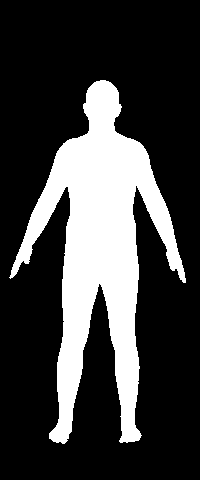
#> input picture image_gradient/male_0000.png, 200 x 480 px
$ python image_gradient.py   (older library calls are emulated)
#> lines starting #> are read from the running program, lines starting #| are printed output that depends on the picture; after the words box and inside, x2 and y2 are one past the last pixel; in counts of white or black regions, pixels touching at a corner belong together
import numpy as np
import cv2
import imageio
import matplotlib.pyplot as plt

import numpy as np
import matplotlib.pyplot as plt

from scipy.ndimage.filters import maximum_filter
import random

def sobel(img):
	'''
	sobel kernel
	   gx =[ +1 0 -1     gy =[ +1 +2 +1
	   	     +2 0 -2            0  0  0
		     +1 0 -1 ]         -1 -2 -1 ]

	GX = gx * A,   GY = gy * A,  * is convolution operation
	G = square(GX^2 + GY^2)

	'''

	# reverse , using dot product instead of convolution
	Gx = np.array([[-1, 0, 1],
		  		   [-2, 0, 2],
		  		   [-1, 0, 1]])
	Gy = np.array([[-1, -2, -1],
		  		   [ 0,  0,  0],
		  		   [ 1,  2,  1]])

	rows = img.shape[0]
	cols = img.shape[1]
	mag = np.zeros((rows, cols), dtype=np.float32)

	for i in range(rows-2):
		for j in range(cols-2):
			S1 = np.sum(Gx*img[i:i+3, j:j+3])
			S2 = np.sum(Gy*img[i:i+3, j:j+3])

			mag[i+1, j+1] = np.sqrt(S1**2 + S2**2)

	return mag

def sobel_fromCV(img):
	'''
	using the Sobel function provided by OpenCV
	'''
	sobelx = cv2.Sobel(img,cv2.CV_64F,1,0,ksize=3)
	sobely = cv2.Sobel(img,cv2.CV_64F,0,1,ksize=3)
	mag = np.sqrt(sobelx**2 + sobely**2)

	return mag, sobelx, sobely

def getEdgePts(img):
	'''
	obtain the points on the edge,
	background = 0, edge points > 0
	'''

	# max pooling, because the sobel filters generates a complex edges
	# like    . . .                                     0 0 0
	#         . . .  -> the edge , after max pooling -> 0 1 0
	#         . . .                                     0 0 0
	# remove some redundent points
	# img = img*(img == maximum_filter(img,footprint=np.ones((5,5))))
	img = img*(img == maximum_filter(img,size=(3,3)))

	H, W = img.shape

	pts = []
	for jj in range(H):
		for ii in range(W):
			if img[jj, ii] > 0:
				pts.append([ii, jj])
	pts = np.array(pts)
	return pts

def TSP(pts):
	'''
	 travelling salesman problem:
		 Given a list of cities and the distances between each pair of cities,
		 what is the shortest possible route
		 that visits each city and returns to the origin city?
	'''

	orderedPts = []

	xmax = 224-1
	ymax = 480-1

	# pts = list(pts)
	minPtY = min(pts[:, 1])
	idx = np.where(pts[:,1] == minPtY)
	startIdx = idx[0][0]

	startPts = [pts[startIdx, 0], pts[startIdx, 1]]

	orderedPts.append(startPts)

	pts = pts.tolist() # N*2 , pts[i] = [x, y]
	pts.pop(startIdx)

	# fig = plt.figure()
	# plt.plot(startPts[0], startPts[1], 'k.')

	num_loops = len(pts) - 1

	for _ in range(num_loops):

		min_dist = 1e4
		next_pts = []
		next_idx = 0
		for pIdx in range(len(pts)):
			pp = pts[pIdx]
			dist = np.sqrt((startPts[0] - pp[0])**2 + (startPts[1] - pp[1])**2)
			if dist < min_dist:
				min_dist = dist
				next_pts = pp
				next_idx = pIdx

		# [5 lines of commented-out code are left out]

		orderedPts.append(next_pts)
		pts.pop(next_idx)
		startPts = next_pts

	if len(pts) == 1:
		orderedPts.append(pts[0])

	# plt.show()

	orderedPts = np.array(orderedPts)
	return orderedPts

if __name__ == '__main__':

	I = imageio.imread('male_0000.png')
#> I: shape (480, 200); 24.5% white; 1 white region, box (x1, y1, x2, y2) and area: (9, 80, 186, 444) 23494

	# I_gradient = sobel(I)
	I_gradient02, sobelx, sobely = sobel_fromCV(I)
#> in sobel_fromCV, `sobelx = cv2.Sobel(img,cv2.CV_64F,1,0,ksize=3)`:
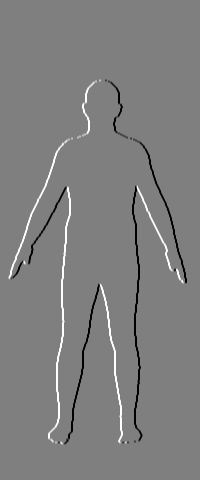
#> sobelx: shape (480, 200) float64; min -1020, max 1020, mean 0; drawn with min black and max white
#> in sobel_fromCV, `sobely = cv2.Sobel(img,cv2.CV_64F,0,1,ksize=3)`:
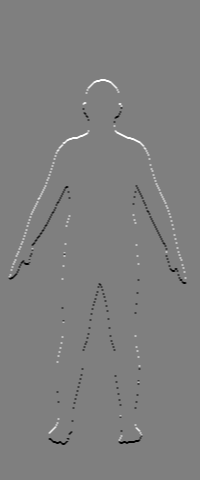
#> sobely: shape (480, 200) float64; min -1020, max 1020, mean 0; drawn with min black and max white
#> in sobel_fromCV, `mag = np.sqrt(sobelx**2 + sobely**2)`:
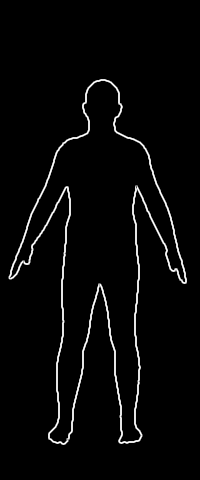
#> mag: shape (480, 200) float64; min 0, max 1140.4, mean 34.5; drawn with min black and max white

	# get the edge points from gradient
	pts = getEdgePts(I_gradient02)
#> in getEdgePts, `img = img*(img == maximum_filter(img,size=(3,3)))`:
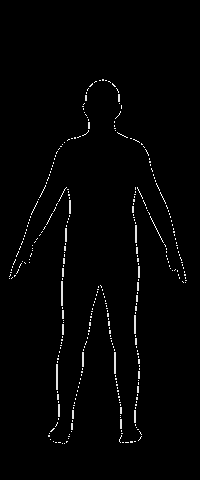
#> img: shape (480, 200) float64; min 0, max 1140.4, mean 17.5; drawn with min black and max white
#> pts = 1568 pairs, first value 9 to 186, second value 79 to 443
	print(len(pts))
#| 1568

	# Order the pts
	op = TSP(pts)
#> in TSP, `minPtY = min(pts[:, 1])`: minPtY = 79
#> in TSP, `idx = np.where(pts[:,1] == minPtY)`: idx = ([0, 1],)
#> in TSP, `startIdx = idx[0][0]`: startIdx = 0
#> in TSP, `startPts = [pts[startIdx, 0], pts[startIdx, 1]]`: startPts = [102, 79]
#> in TSP, `num_loops = len(pts) - 1`: num_loops = 1566
#> after the loop in TSP, `for _ in range(num_loops):`: orderedPts = 1567 pairs, first value 9 to 186, second value 79 to 443; pts = [[105, 80]]
#> in TSP, `orderedPts = np.array(orderedPts)`: orderedPts = 1568 pairs, first value 9 to 186, second value 79 to 443
#> op has the same summary as orderedPts in TSP

	numPts = 300
	step = np.int(np.floor(len(op)  / numPts))
#> step = 5
	idx = np.arange(0, len(op), step)
#> idx = 314 values from 0 to 1565

	op = op[idx, :]
#> op = 314 pairs, first value 10 to 185, second value 79 to 442

	if len(op) > numPts:
		idx = np.arange(0, len(op))
#> idx = 314 values from 0 to 313
#> (the run stopped early here; a loop or call above may not have finished)
